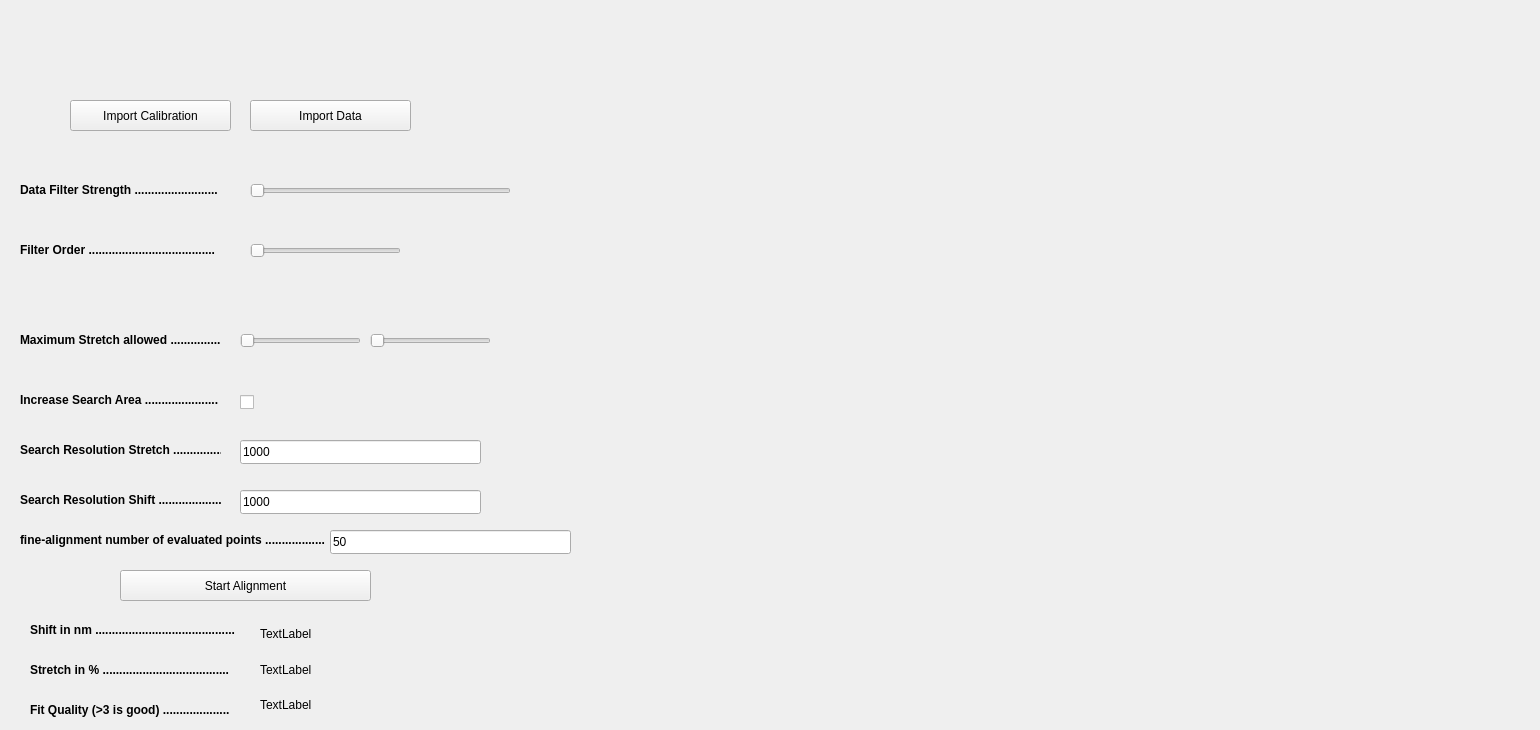
    <widget class="QWidget" name="AlignmentTab">
     <attribute name="title">
      <string>Alignment v2.0</string>
     </attribute>
     <widget class="QWidget" name="CalibTab_plotWidget_2" native="true">
      <property name="geometry">
       <rect>
        <x>580</x>
        <y>40</y>
        <width>951</width>
        <height>681</height>
       </rect>
      </property>
      <widget class="QWidget" name="verticalLayoutWidget_4">
       <property name="geometry">
        <rect>
         <x>10</x>
         <y>0</y>
         <width>451</width>
         <height>301</height>
        </rect>
       </property>
       <layout class="QVBoxLayout" name="importfigure_verticalLayout"/>
      </widget>
      <widget class="QWidget" name="verticalLayoutWidget_5">
       <property name="geometry">
        <rect>
         <x>480</x>
         <y>330</y>
         <width>471</width>
         <height>351</height>
        </rect>
       </property>
       <layout class="QVBoxLayout" name="CalibTab_verticalLayout_3"/>
      </widget>
      <widget class="QWidget" name="verticalLayoutWidget_6">
       <property name="geometry">
        <rect>
         <x>480</x>
         <y>0</y>
         <width>471</width>
         <height>301</height>
        </rect>
       </property>
       <layout class="QVBoxLayout" name="RoughFigure_verticalLayout"/>
      </widget>
      <widget class="QWidget" name="verticalLayoutWidget_7">
       <property name="geometry">
        <rect>
         <x>10</x>
         <y>330</y>
         <width>451</width>
         <height>351</height>
        </rect>
       </property>
       <layout class="QVBoxLayout" name="FineAlign_verticalLayout"/>
      </widget>
     </widget>
     <widget class="QPushButton" name="Import_Calib_button">
      <property name="geometry">
       <rect>
        <x>70</x>
        <y>100</y>
        <width>161</width>
        <height>31</height>
       </rect>
      </property>
      <property name="text">
       <string>Import Calibration</string>
      </property>
     </widget>
     <widget class="QPushButton" name="Import_Data_button">
      <property name="geometry">
       <rect>
        <x>250</x>
        <y>100</y>
        <width>161</width>
        <height>31</height>
       </rect>
      </property>
      <property name="text">
       <string>Import Data</string>
      </property>
     </widget>
     <widget class="QLabel" name="label_8">
      <property name="geometry">
       <rect>
        <x>20</x>
        <y>180</y>
        <width>211</width>
        <height>20</height>
       </rect>
      </property>
      <property name="font">
       <font>
        <weight>75</weight>
        <bold>true</bold>
       </font>
      </property>
      <property name="text">
       <string>Data Filter Strength .........................</string>
      </property>
     </widget>
     <widget class="QLabel" name="label_9">
      <property name="geometry">
       <rect>
        <x>20</x>
        <y>240</y>
        <width>211</width>
        <height>20</height>
       </rect>
      </property>
      <property name="font">
       <font>
        <weight>75</weight>
        <bold>true</bold>
       </font>
      </property>
      <property name="text">
       <string>Filter Order ......................................</string>
      </property>
     </widget>
     <widget class="QLabel" name="label_10">
      <property name="geometry">
       <rect>
        <x>20</x>
        <y>330</y>
        <width>201</width>
        <height>20</height>
       </rect>
      </property>
      <property name="font">
       <font>
        <weight>75</weight>
        <bold>true</bold>
       </font>
      </property>
      <property name="text">
       <string>Maximum Stretch allowed .................</string>
      </property>
     </widget>
     <widget class="QSlider" name="DataFilterStrenght_slider">
      <property name="geometry">
       <rect>
        <x>250</x>
        <y>180</y>
        <width>261</width>
        <height>21</height>
       </rect>
      </property>
      <property name="orientation">
       <enum>Qt::Horizontal</enum>
      </property>
     </widget>
     <widget class="QSlider" name="FilterOrder_Slider">
      <property name="geometry">
       <rect>
        <x>250</x>
        <y>240</y>
        <width>151</width>
        <height>21</height>
       </rect>
      </property>
      <property name="orientation">
       <enum>Qt::Horizontal</enum>
      </property>
     </widget>
     <widget class="QSlider" name="minStretch_slider">
      <property name="geometry">
       <rect>
        <x>240</x>
        <y>330</y>
        <width>121</width>
        <height>21</height>
       </rect>
      </property>
      <property name="orientation">
       <enum>Qt::Horizontal</enum>
      </property>
     </widget>
     <widget class="QSlider" name="MaxStretch_slider">
      <property name="geometry">
       <rect>
        <x>370</x>
        <y>330</y>
        <width>121</width>
        <height>21</height>
       </rect>
      </property>
      <property name="orientation">
       <enum>Qt::Horizontal</enum>
      </property>
     </widget>
     <widget class="QLabel" name="label_12">
      <property name="geometry">
       <rect>
        <x>20</x>
        <y>390</y>
        <width>201</width>
        <height>20</height>
       </rect>
      </property>
      <property name="font">
       <font>
        <weight>75</weight>
        <bold>true</bold>
       </font>
      </property>
      <property name="text">
       <string>Increase Search Area ......................</string>
      </property>
     </widget>
     <widget class="QLabel" name="label_13">
      <property name="geometry">
       <rect>
        <x>20</x>
        <y>440</y>
        <width>201</width>
        <height>20</height>
       </rect>
      </property>
      <property name="font">
       <font>
        <weight>75</weight>
        <bold>true</bold>
       </font>
      </property>
      <property name="text">
       <string>Search Resolution Stretch ...............</string>
      </property>
     </widget>
     <widget class="QLabel" name="label_14">
      <property name="geometry">
       <rect>
        <x>20</x>
        <y>530</y>
        <width>321</width>
        <height>20</height>
       </rect>
      </property>
      <property name="font">
       <font>
        <weight>75</weight>
        <bold>true</bold>
       </font>
      </property>
      <property name="text">
       <string>fine-alignment number of evaluated points ..................</string>
      </property>
     </widget>
     <widget class="QLineEdit" name="Search_resol_Stretch_lineedit">
      <property name="geometry">
       <rect>
        <x>240</x>
        <y>440</y>
        <width>241</width>
        <height>24</height>
       </rect>
      </property>
      <property name="text">
       <string>1000</string>
      </property>
     </widget>
     <widget class="QLineEdit" name="fine_alignement_lineedit">
      <property name="geometry">
       <rect>
        <x>330</x>
        <y>530</y>
        <width>241</width>
        <height>24</height>
       </rect>
      </property>
      <property name="text">
       <string>50</string>
      </property>
     </widget>
     <widget class="QPushButton" name="start_alignment_button">
      <property name="geometry">
       <rect>
        <x>120</x>
        <y>570</y>
        <width>251</width>
        <height>31</height>
       </rect>
      </property>
      <property name="text">
       <string>Start Alignment</string>
      </property>
     </widget>
     <widget class="QLabel" name="label_15">
      <property name="geometry">
       <rect>
        <x>30</x>
        <y>620</y>
        <width>211</width>
        <height>20</height>
       </rect>
      </property>
      <property name="font">
       <font>
        <weight>75</weight>
        <bold>true</bold>
       </font>
      </property>
      <property name="text">
       <string>Shift in nm ..........................................</string>
      </property>
     </widget>
     <widget class="QLabel" name="label_16">
      <property name="geometry">
       <rect>
        <x>30</x>
        <y>660</y>
        <width>211</width>
        <height>20</height>
       </rect>
      </property>
      <property name="font">
       <font>
        <weight>75</weight>
        <bold>true</bold>
       </font>
      </property>
      <property name="text">
       <string>Stretch in % ......................................</string>
      </property>
     </widget>
     <widget class="QLabel" name="label_17">
      <property name="geometry">
       <rect>
        <x>30</x>
        <y>700</y>
        <width>211</width>
        <height>20</height>
       </rect>
      </property>
      <property name="font">
       <font>
        <weight>75</weight>
        <bold>true</bold>
       </font>
      </property>
      <property name="text">
       <string>Fit Quality (&gt;3 is good) ....................</string>
      </property>
     </widget>
     <widget class="QWidget" name="verticalLayoutWidget_8">
      <property name="geometry">
       <rect>
        <x>260</x>
        <y>619</y>
        <width>160</width>
        <height>101</height>
       </rect>
      </property>
      <layout class="QVBoxLayout" name="verticalLayout_3">
       <item>
        <widget class="QLabel" name="get_shift_in_nm">
         <property name="text">
          <string>TextLabel</string>
         </property>
        </widget>
       </item>
       <item>
        <widget class="QLabel" name="get_stretch_in_percentage">
         <property name="text">
          <string>TextLabel</string>
         </property>
        </widget>
       </item>
       <item>
        <widget class="QLabel" name="label_20">
         <property name="text">
          <string>TextLabel</string>
         </property>
        </widget>
       </item>
      </layout>
     </widget>
     <widget class="QLineEdit" name="Search_resol_shift_lineedit">
      <property name="geometry">
       <rect>
        <x>240</x>
        <y>490</y>
        <width>241</width>
        <height>24</height>
       </rect>
      </property>
      <property name="text">
       <string>1000</string>
      </property>
     </widget>
     <widget class="QLabel" name="label_18">
      <property name="geometry">
       <rect>
        <x>20</x>
        <y>490</y>
        <width>201</width>
        <height>20</height>
       </rect>
      </property>
      <property name="font">
       <font>
        <weight>75</weight>
        <bold>true</bold>
       </font>
      </property>
      <property name="text">
       <string>Search Resolution Shift .....................</string>
      </property>
     </widget>
     <widget class="QCheckBox" name="Increase_Search_area_checkbox">
      <property name="geometry">
       <rect>
        <x>240</x>
        <y>390</y>
        <width>86</width>
        <height>24</height>
       </rect>
      </property>
      <property name="text">
       <string/>
      </property>
     </widget>
    </widget>
